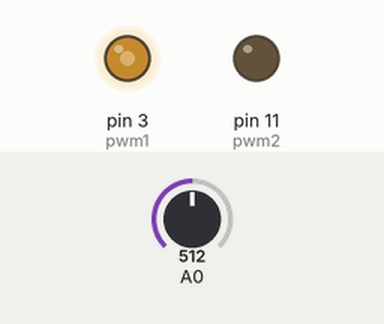
The sketch below on a simulated Arduino Uno, built with avr-gcc and run on an emulated ATmega328P. Parts: output pins drawn as LEDs (lit = HIGH). Inputs (shaded band) come from the test bench; at power-on: A0 = 512.

Above: at 1.2 s.
1.3 s: A0 set to 716
At 1.8 s:
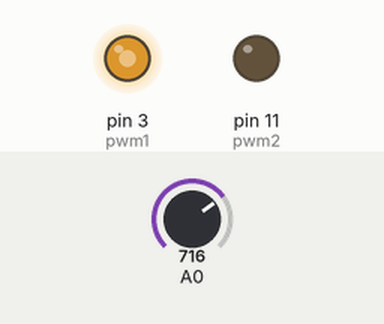
2.8 s: A0 set to 900
At 4.0 s:
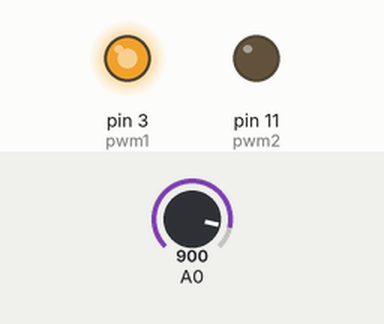
4.3 s: A0 set to 122
At 5.3 s:
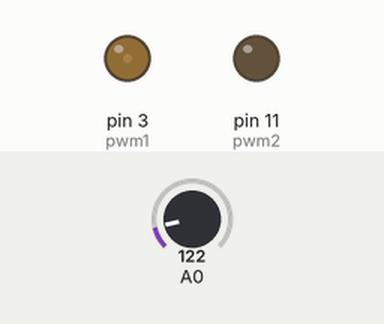
Timing chart, 0 to 7.3 s (numbered marks = the images above; inputs shaded):
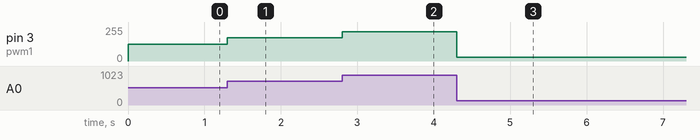

The sketch:

PWMFreq.ino
```cpp
/*

        O objetivo deste programa é configurar alguns registradores do ATMega328P para que seja possível alterar a frequência de um ou mais PWM's de
    saída. É possível configurar 7 frequências de PWM.

        Na simulação o programa funcionou como esperado.

*/

// Mapeamento de hardware
#define pwm1 3
#define pwm2 11

// Protótipos de funções auxiliares
void freq_pwm1(float val);
void freq_pwm2(float val);
void set_fequency(char opcao);

// Variáveis auxiliares
int adc = 0x00;

void setup() {

    pinMode(pwm1, OUTPUT);
    pinMode(pwm2, OUTPUT);

    TCCR2A = 0xA3;                      // Configura Fast PWM do ATMega328P e deslipa modo de comparação

    freq_pwm1(80);
    freq_pwm2(20);
    set_fequency(2);

} // end void setup

void loop() {

    adc = analogRead(A0);

    adc = map(adc, 0, 1023, 0, 100);

    freq_pwm1(adc);
} // end void loop

// Funções auxiliares

void freq_pwm1(float val){

    int duty;

    val = val/100;

    duty = (val * 256) - 1;

    OCR2B = duty;
} // end void freq_pwm1


void freq_pwm2(float val){

    int duty;

    val = val/100;

    duty = (val * 256) - 1;

    OCR2B = duty;
} // end void freq_pwm2


void set_fequency(char opcao){

    /*

        De acordo com a equação:

        freqPWM = Clock / (prescaler*256)

        Sendo prescaler configurado por TCCR2B, podendo ser 1, 8, 32, 64, 128, 256, 1024

        Usando, a equação acima, temos a seguinte tabela de frequencias para o PWM, de acordo com as opções de prescaler:

        Tabela:

        option  frequency

        1      62.5  kHz
        2       7.81 kHz
        3       1.95 kHz
        4     976.56  Hz
        5     488.28  Hz
        6     244.14  Hz
        7      61.03  Hz

    */

    TCCR2B = opcao;
} // end void set_frequency
```

Measured:
- after the input at 1.3 s, pin 3 (pwm1): 127/255 → 175/255 at once
- after the input at 2.8 s, pin 3 (pwm1): 175/255 → 221/255 at once
- after the input at 4.3 s, pin 3 (pwm1): 221/255 → 27/255 at once
